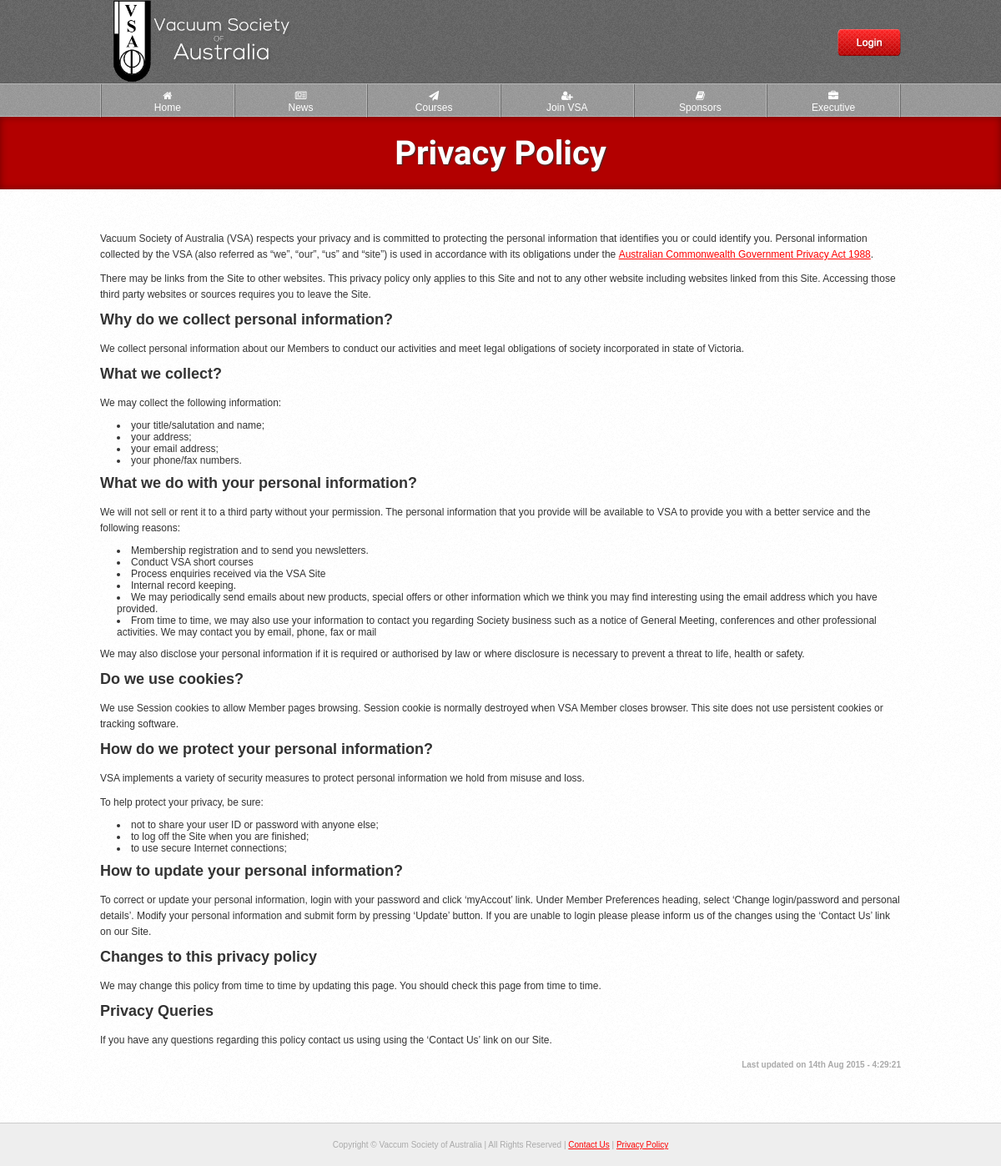
Before: /source/privacy.php with the older database file.
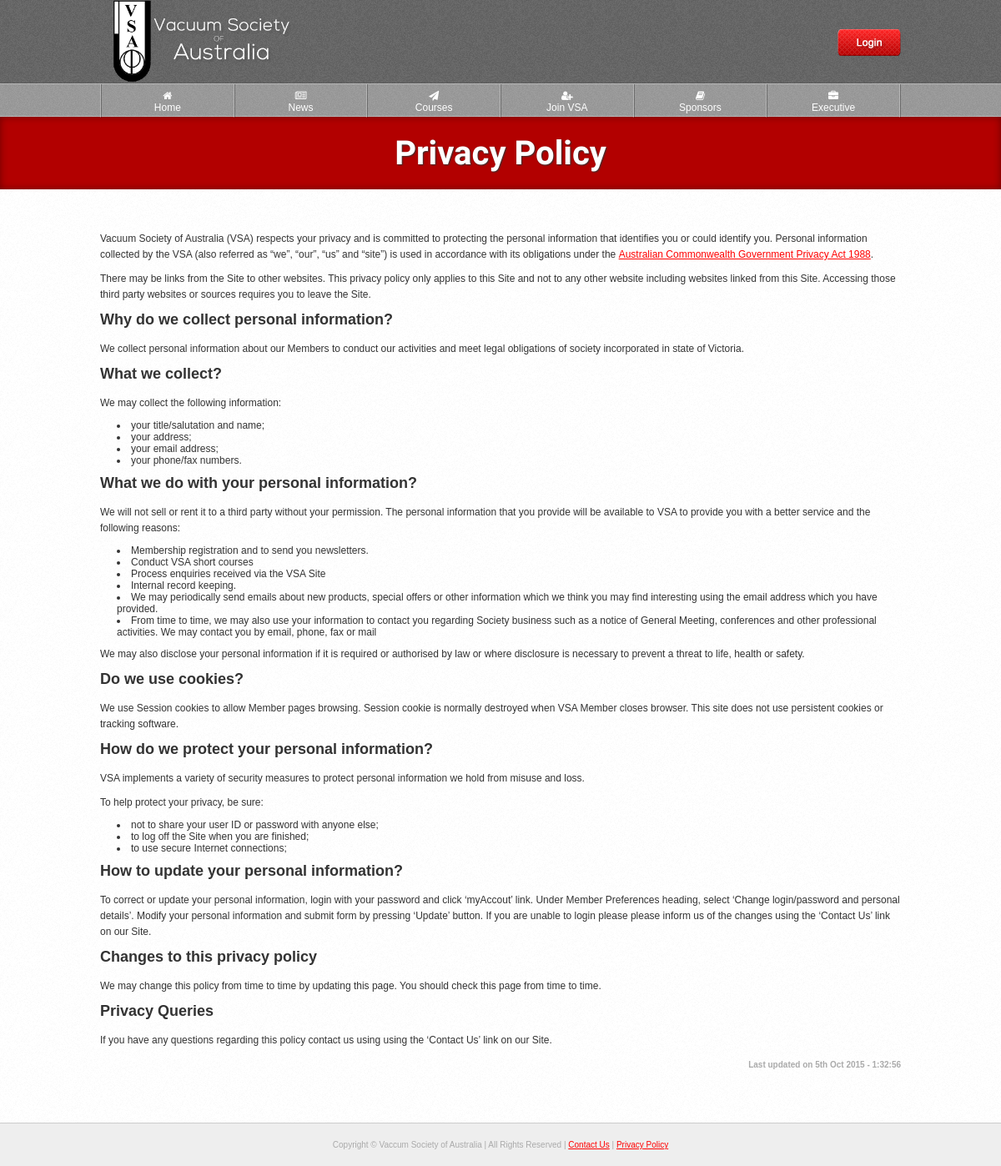
After: the same page with the newer database file.
### tables this page shows
CREATE TABLE IF NOT EXISTS `privacy_policy` (
  `id` int(10) NOT NULL AUTO_INCREMENT,
  `body` longtext NOT NULL,
  `date` varchar(50) NOT NULL,
  PRIMARY KEY (`id`)
);

### source/privacy.php (the view, shortened to what this page needs)
<?php
$t = new Template;
$t->setTitle("Privacy Policy");
$t->setTags("privacy policy");
include $t->load("template/head.php");
include $t->load("template/header.php");
$q = DB::$db->query("
	SELECT body, date
	FROM privacy_policy
	ORDER BY id DESC
") or die(SQL_ERROR);
$r = $q->fetch(PDO::FETCH_OBJ);
?>
	<div id="page-heading">
		<h1>Privacy Policy</h1>
	</div>
	<div class="outer-wrapper white">
		<div class="inner-wrapper">
			<?=$r->body;?>
			<p class="text-right fine-text"><b>Last updated on <?=date("jS M Y - G:i:s", $r->date);?></b></p>
		</div>
	</div>
<?php include $t->load("template/footer.php"); ?>

Changed rows visible on the page:
changed privacy_policy: date "14th Aug 2015 - 4:29:21" → "5th Oct 2015 - 1:32:56"
